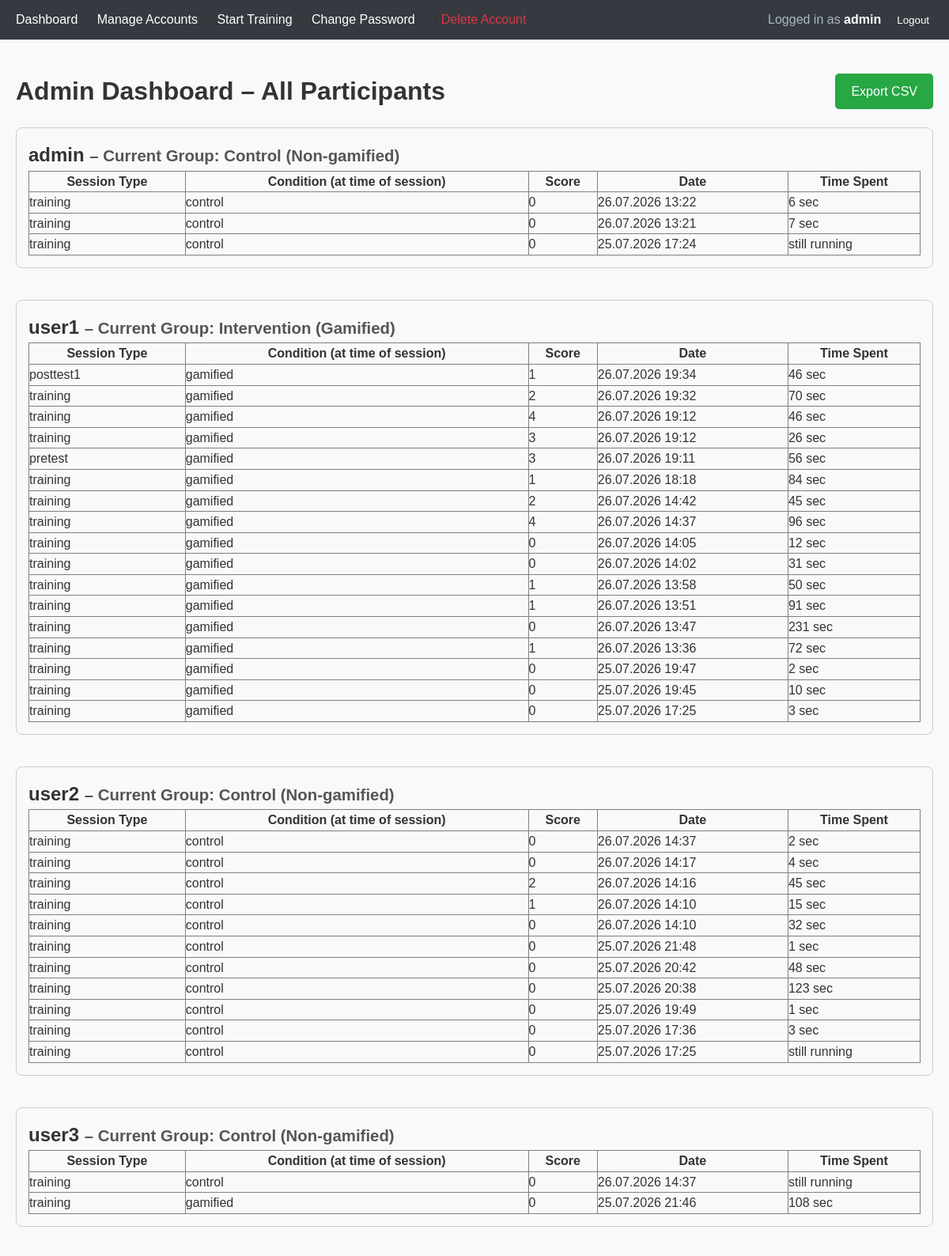
The page /dashboard/ (signed in, upper part) on the database its author committed.
### tests/models.py (models this page shows, shortened)
class TestSession(models.Model):
    user = models.ForeignKey(settings.AUTH_USER_MODEL, on_delete=models.CASCADE)
    session_type = models.CharField(max_length=20, choices=[
        ('pretest', 'Pretest'),
        ('training', 'Training'),
        ('posttest', 'Posttest')
    ])
    condition = models.CharField(max_length=20, choices=[('gamified', 'Gamified'), ('control', 'Control')])
    start_time = models.DateTimeField(auto_now_add=True)
    end_time = models.DateTimeField(null=True, blank=True)
    score = models.IntegerField(default=0)
    total_time_seconds = models.IntegerField(null=True, blank=True)
    responses = models.JSONField(default=dict)  # e.g., {"item_123": {"answer": "B", "time": 45, "correct": True}}
    items = models.ManyToManyField(RPMItem)
    longest_streak = models.PositiveIntegerField(default=0)
    class Meta:
        ordering = ['-start_time']

### core/views.py (the view)
# urls.py: path('dashboard/', views.researcher_dashboard, name='dashboard'),      # Smart dashboard
@login_required
def researcher_dashboard(request):
    if request.user.is_staff:
        all_sessions = TestSession.objects.select_related('user', 'user__profile').order_by('user__username', '-start_time')
        sessions_by_user = defaultdict(list)
        for session in all_sessions:
            sessions_by_user[session.user].append(session)
        return render(request, 'core/admin_dashboard.html', {
            'sessions_by_user': dict(sessions_by_user)
        })
    if hasattr(request.user, 'profile') and request.user.profile.condition == 'gamified':
        return redirect('core:user_dashboard')
    return redirect('tests:start_training_page')

### core/templates/core/admin_dashboard.html
{% extends 'base.html' %}
{% block content %}
<div style="display: flex; justify-content: space-between; align-items: center; margin-bottom: 20px;">
    <h1>Admin Dashboard – All Participants</h1>
    <a href="{% url 'core:export_data' %}"
       style="padding: 10px 20px; background-color: #28a745; color: white; text-decoration: none; border-radius: 5px;">
        Export CSV
    </a>
</div>
{% for user, sessions in sessions_by_user.items %}
    <div style="margin-bottom: 40px; border: 1px solid #ccc; padding: 15px; border-radius: 8px;">
        <h2>
            {{ user.username }}
            <small style="font-size: 0.85em; color: #555;">
                – Current Group:
                <strong>
                    {% if user.profile.condition == 'gamified' %}
                        Intervention (Gamified)
                    {% else %}
                        Control (Non-gamified)
                    {% endif %}
                </strong>
            </small>
        </h2>
        <table border="1" style="width:100%; border-collapse: collapse;">
            <thead>
                <tr>
                    <th>Session Type</th>
                    <th>Condition (at time of session)</th>
                    <th>Score</th>
                    <th>Date</th>
                    <th>Time Spent</th>
                </tr>
            </thead>
            <tbody>
                {% for s in sessions %}
                <tr>
                    <td>{{ s.session_type }}</td>
                    <td>{{ s.condition }}</td>
                    <td>{{ s.score }}</td>
                    <td>{{ s.start_time|date:"d.m.Y H:i" }}</td>
                    <td>
                        {% if s.total_time_seconds %}
                            {{ s.total_time_seconds }} sec
                        {% else %}
                            still running
                        {% endif %}
                    </td>
                </tr>
                {% empty %}
                <tr><td colspan="4">No sessions yet</td></tr>
                {% endfor %}
            </tbody>
        </table>
    </div>
{% empty %}
    <p>No participants have started yet.</p>
{% endfor %}
{% endblock %}

### templates/base.html (shortened to what this page needs)
<!DOCTYPE html>
<html lang="en">
<head>
    {% load static %}
    <link rel="stylesheet" href="{% static 'css/style.css' %}">
</head>
<body>
    <nav style="display: flex; justify-content: space-between; align-items: center; background-color: #343a40; padding: 12px 20px;">
    <div>
    {% if user.is_authenticated %}
        {% if user.is_staff %}
            <a href="{% url 'core:dashboard' %}">Dashboard</a>
            <a href="/admin/">Manage Accounts</a>
        {% elif user.profile.condition == 'gamified' %}
            <a href="{% url 'core:dashboard' %}">Dashboard</a>
        {% endif %}
        <a href="{% url 'tests:start_training_page' %}">Start Training</a>
        <a href="{% url 'users:change_password' %}">Change Password</a> |
        <a href="{% url 'users:delete_account' %}" style="color: #dc3545;">Delete Account</a>
    {% else %}
        <a href="{% url 'login' %}">Login</a>
        <a href="{% url 'users:register' %}">Register</a>
    {% endif %}
    </div>
    <div style="display: flex; align-items: center; gap: 15px;">
        {% if user.is_authenticated %}
            <span style="color: #adb5bd;">
                Logged in as <strong style="color: white;">{{ user.username }}</strong>
            </span>
            <form method="post" action="{% url 'logout' %}" style="display:inline; margin:0;">
                <button type="submit" style="background:none; border:none; color:white; cursor:pointer; padding:0;">
                    Logout
                </button>
            </form>
        {% endif %}
    </div>
    </nav>
    <div class="container">
        {% block content %}{% endblock %}
    </div>
</body>
</html>

### static/css/style.css (style rules this page uses)
* { margin: 0; padding: 0; box-sizing: border-box; }
body { font-family: Arial, sans-serif; line-height: 1.6; background-color: #f8f9fa; color: #333; }
.container { max-width: 1200px; margin: 0 auto; padding: 20px; }
nav { background-color: #343a40; padding: 15px; margin-bottom: 20px; }
nav a { color: white; margin-right: 20px; text-decoration: none; }
button { padding: 10px 20px; margin: 5px; background-color: #007bff; color: white; border: none; border-radius: 4px; cursor: pointer; }

### rows shown on the page
TestSession: session_type "training", condition "control", score "0", start_time "26.07.2026 13:22", total_time_seconds "6"
TestSession: session_type "training", condition "control", score "0", start_time "26.07.2026 13:21", total_time_seconds "7"
TestSession: session_type "training", condition "control", score "0", start_time "25.07.2026 17:24", shows "still running"
TestSession: session_type "posttest1", condition "gamified", score "1", start_time "26.07.2026 19:34", total_time_seconds "46"
TestSession: session_type "training", condition "gamified", score "2", start_time "26.07.2026 19:32", total_time_seconds "70"
TestSession: session_type "training", condition "gamified", score "4", start_time "26.07.2026 19:12", total_time_seconds "46"
TestSession: session_type "training", condition "gamified", score "3", start_time "26.07.2026 19:12", total_time_seconds "26"
TestSession: session_type "pretest", condition "gamified", score "3", start_time "26.07.2026 19:11", total_time_seconds "56"
TestSession: session_type "training", condition "gamified", score "1", start_time "26.07.2026 18:18", total_time_seconds "84"
TestSession: session_type "training", condition "gamified", score "2", start_time "26.07.2026 14:42", total_time_seconds "45"
TestSession: session_type "training", condition "gamified", score "4", start_time "26.07.2026 14:37", total_time_seconds "96"
TestSession: session_type "training", condition "gamified", score "0", start_time "26.07.2026 14:05", total_time_seconds "12"
TestSession: session_type "training", condition "gamified", score "0", start_time "26.07.2026 14:02", total_time_seconds "31"
TestSession: session_type "training", condition "gamified", score "1", start_time "26.07.2026 13:58", total_time_seconds "50"
TestSession: session_type "training", condition "gamified", score "1", start_time "26.07.2026 13:51", total_time_seconds "91"
TestSession: session_type "training", condition "gamified", score "0", start_time "26.07.2026 13:47", total_time_seconds "231"
TestSession: session_type "training", condition "gamified", score "1", start_time "26.07.2026 13:36", total_time_seconds "72"
TestSession: session_type "training", condition "gamified", score "0", start_time "25.07.2026 19:47", total_time_seconds "2"
TestSession: session_type "training", condition "gamified", score "0", start_time "25.07.2026 19:45", total_time_seconds "10"
TestSession: session_type "training", condition "gamified", score "0", start_time "25.07.2026 17:25", total_time_seconds "3"
TestSession: session_type "training", condition "control", score "0", start_time "26.07.2026 14:37", total_time_seconds "2"
TestSession: session_type "training", condition "control", score "0", start_time "26.07.2026 14:17", total_time_seconds "4"
TestSession: session_type "training", condition "control", score "2", start_time "26.07.2026 14:16", total_time_seconds "45"
TestSession: session_type "training", condition "control", score "1", start_time "26.07.2026 14:10", total_time_seconds "15"
TestSession: session_type "training", condition "control", score "0", start_time "26.07.2026 14:10", total_time_seconds "32"
TestSession: session_type "training", condition "control", score "0", start_time "25.07.2026 21:48", total_time_seconds "1"
TestSession: session_type "training", condition "control", score "0", start_time "25.07.2026 20:42", total_time_seconds "48"
TestSession: session_type "training", condition "control", score "0", start_time "25.07.2026 20:38", total_time_seconds "123"
TestSession: session_type "training", condition "control", score "0", start_time "25.07.2026 19:49", total_time_seconds "1"
TestSession: session_type "training", condition "control", score "0", start_time "25.07.2026 17:36", total_time_seconds "3"
TestSession: session_type "training", condition "control", score "0", start_time "25.07.2026 17:25", shows "still running"
TestSession: session_type "training", condition "control", score "0", start_time "26.07.2026 14:37", shows "still running"
TestSession: session_type "training", condition "gamified", score "0", start_time "25.07.2026 21:46", total_time_seconds "108"

### other values the page prints
{{ user.username }} "admin"
{{ user.username }} "user1"
{{ user.username }} "user2"
{{ user.username }} "user3"
